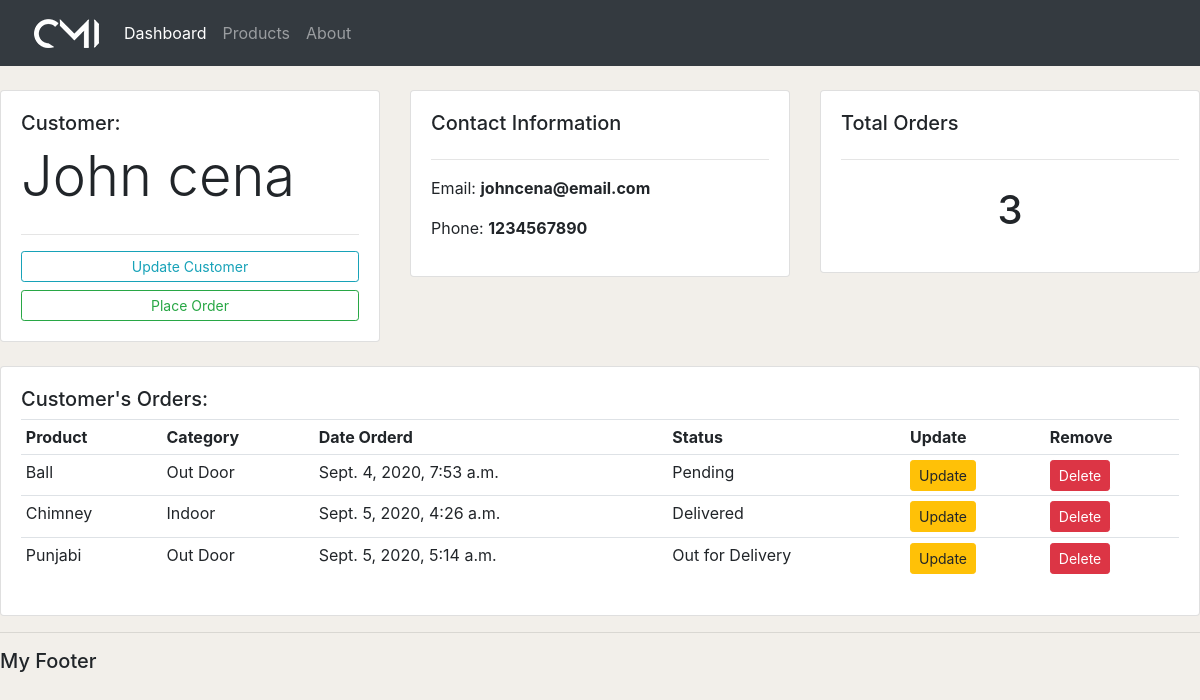
The app's page /customer/1/ with its own data.
### accounts/models.py (models this page shows, shortened)
class Customer(models.Model):
    name = models.CharField(max_length=200, null=True)
    phone = models.CharField(max_length=200, null=True)
    email = models.CharField(max_length=200, null=True)
    date_created = models.DateTimeField(auto_now_add=True)

class Order(models.Model):
    STATUS = (
        ("Pending", "Pending"),
        ("Out for Delivery", "Out for Delivery"),
        ("Delivered", "Delivered"),
    )
    customer = models.ForeignKey(Customer, null=True, on_delete=models.SET_NULL)
    product = models.ForeignKey(Product, null=True, on_delete=models.SET_NULL)
    date_created = models.DateTimeField(auto_now_add=True)
    status = models.CharField(max_length=200, null=True, choices=STATUS)

class Product(models.Model):
    CATEGORY = (
        ("Indoor", "Indoor"),
        ("Out Door", "Out Door"),
    )
    name = models.CharField(max_length=200, null=True)
    price = models.FloatField(null=True)
    category = models.CharField(max_length=200, null=True, choices=CATEGORY)
    description = models.CharField(max_length=200, null=True, blank=True)
    date_created = models.DateTimeField(auto_now_add=True)
    tags = models.ManyToManyField(Tag)
    def __str__(self):
        return self.name

### accounts/views.py (the view)
# urls.py: path("customer/<str:pk>/", views.customer, name="customer"),
def customer(request, pk):
    customer = Customer.objects.get(id=pk)
    orders = customer.order_set.all()
    order_count = orders.count()
    context = {"customer": customer, "orders": orders, "order_count": order_count}
    return render(request, "accounts/customer.html", context)

### accounts/templates/accounts/customer.html
{% extends 'accounts/main.html' %} {% block content %}
<br />
<div class="row">
  <div class="col-md">
    <div class="card card-body">
      <h5>Customer:</h5>
      <h1 class="display-4">{{customer.name}}</h1>
      <hr />
      <a class="btn btn-outline-info btn-sm btn-block" href=""
        >Update Customer</a
      >
      <a
        class="btn btn-outline-success btn-sm btn-block"
        href="{% url 'create_order' customer.id %}"
        >Place Order</a
      >
    </div>
  </div>
  <div class="col-md">
    <div class="card card-body">
      <h5>Contact Information</h5>
      <hr />
      <p>Email: <b>{{customer.email}}</b></p>
      <p>Phone: <b>{{customer.phone}}</b></p>
    </div>
  </div>
  <div class="col-md">
    <div class="card card-body">
      <h5>Total Orders</h5>
      <hr />
      <h1 style="text-align: center; padding: 10px">{{order_count}}</h1>
    </div>
  </div>
</div>
<br />
<div class="row">
  <div class="col-md">
    <div class="card card-body">
      <h5>Customer's Orders:</h5>
      <table class="table table-sm">
        <tr>
          <th>Product</th>
          <th>Category</th>
          <th>Date Orderd</th>
          <th>Status</th>
          <th>Update</th>
          <th>Remove</th>
        </tr>
        {% for order in orders %}
        <tr>
          <td>{{order.product}}</td>
          <td>{{order.product.category}}</td>
          <td>{{order.date_created}}</td>
          <td>{{order.status}}</td>
          <td>
            <a
              class="btn btn-warning btn-sm"
              href="{% url 'update_order' order.id %}"
              >Update</a
            >
          </td>
          <td>
            <a
              class="btn btn-danger btn-sm"
              href="{% url 'delete_order' order.id %}"
              >Delete</a
            >
          </td>
        </tr>
        {% endfor %}
      </table>
    </div>
  </div>
</div>
{% endblock %}

### static/css/main.css (style rules this page uses)
body { background-color: #f2efea; }

### records on screen
Customer: name "John cena", email "johncena@email.com", phone "1234567890"
Order: product "Ball", product.category "Out Door", date_created "Sept. 4, 2020, 7:53 a.m.", status "Pending"
Order: product "Chimney", product.category "Indoor", date_created "Sept. 5, 2020, 4:26 a.m.", status "Delivered"
Order: product "Punjabi", product.category "Out Door", date_created "Sept. 5, 2020, 5:14 a.m.", status "Out for Delivery"

### other values on screen
{{ order_count }} "3"
